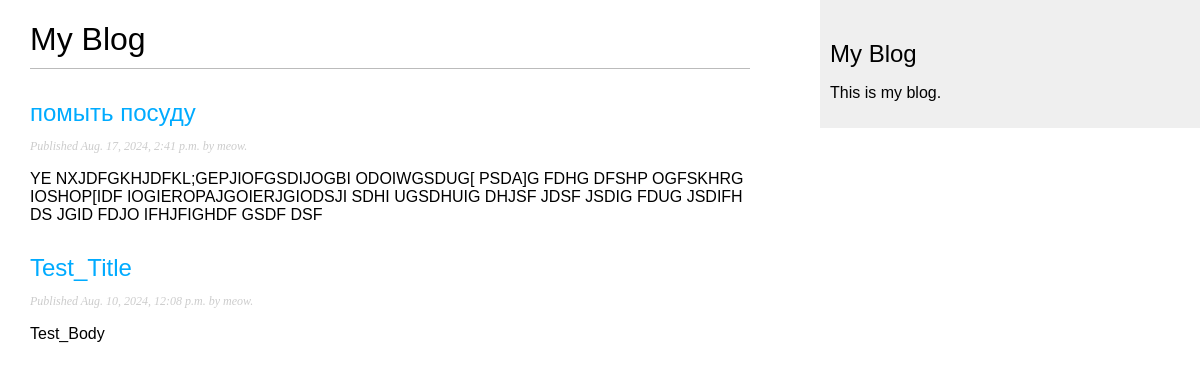
Screenshot of /blog/ with the database file from the repository.
### blog/models.py (models this page shows, shortened)
class Post(models.Model):
    class Status(models.TextChoices):
        DRAFT = 'DF', 'Draft'
        PUBLISHED = 'PB', 'Published'
    title = models.CharField(max_length=250)
    slug = models.SlugField(max_length=250)
    author = models.ForeignKey(User,
                               on_delete=models.CASCADE,
                               related_name='blog_posts')
    body = models.TextField()
    publish = models.DateTimeField(default=timezone.now)
    created = models.DateTimeField(auto_now_add=True)
    updated = models.DateTimeField(auto_now=True)
    status = models.CharField(max_length=2,
                              choices=Status.choices,
                              default=Status.DRAFT)
    objects = models.Manager() #менеджер по умолчанию
    published = PublishedManager() #кастомный менеджер
    class Meta:
        ordering = ['-publish']
        indexes = [
            models.Index(fields=['publish']),
        ]

### blog/views.py (the view)
# urls.py: path('', views.post_list, name='post_list'),
def post_list(request):
    posts = Post.published.all()
    return render(request,
                  'blog/post/list.html',
                  {'posts': posts})

### blog/models.py (called while the page is built)
    def get_queryset(self):
        return super().get_queryset().filter(status=Post.Status.PUBLISHED)

### blog/templates/blog/post/list.html (shortened to what this page needs)
{% extends 'blog/base.html' %}
{% block content %}
    <h1>My Blog</h1>
    {% for post in posts %}
        <h2>
            <a href="{% url 'blog:post_detail' post.id %}">
                {{ post.title }}
            </a>
        </h2>
        <p class="date">
            Published {{ post.publish }} by {{ post.author }}
        </p>
        {{ post.body|truncatewords:30|linebreaks }}
    {% endfor %}
{% endblock %}

### blog/templates/blog/base.html (shortened to what this page needs)
{% load static %}
<!DOCTYPE html>
<html lang="en">
<head>
    <link href="{% static "css/blog.css" %}" rel="stylesheet">
</head>
<body>
    <div id="content">
        {% block content %}
        {% endblock %}
    </div>
    <div id="sidebar">
        <h2>My Blog</h2>
        <p>This is my blog.</p>
    </div>
</body>
</html>

### blog/static/css/blog.css (style rules this page uses)
body { margin:0; padding:0; font-family:helvetica, sans-serif; }
a { color:#00abff; text-decoration:none; }
h1 { font-weight:normal; border-bottom:1px solid #bbb; padding:0 0 10px 0; }
h2 { font-weight:normal; margin:30px 0 0; }
#content { float:left; width:60%; padding:0 0 0 30px; }
#sidebar { float:right; width:30%; padding:10px; background:#efefef; height:100%; }
p.date { color:#ccc; font-family: georgia, serif; font-size: 12px; font-style: italic; }

### rows the page displays
Post: title "помыть посуду", publish "Aug. 17, 2024, 2:41 p.m.", author "meow.", body "YE NXJDFGKHJDFKL;GEPJIOFGSDIJOGBI ODOIWGSDUG[ PSDA]G FDHG DFSHP OGFSKHRG IOSHOP[IDF IOGIEROPAJGOIERJGIODSJI SDHI UGSDHUIG DHJSF JDSF JSDIG FDUG JSDIFH DS JGID FDJO IFHJFIGHDF GSDF DSF"
Post: title "Test_Title", publish "Aug. 10, 2024, 12:08 p.m.", author "meow.", body "Test_Body"
